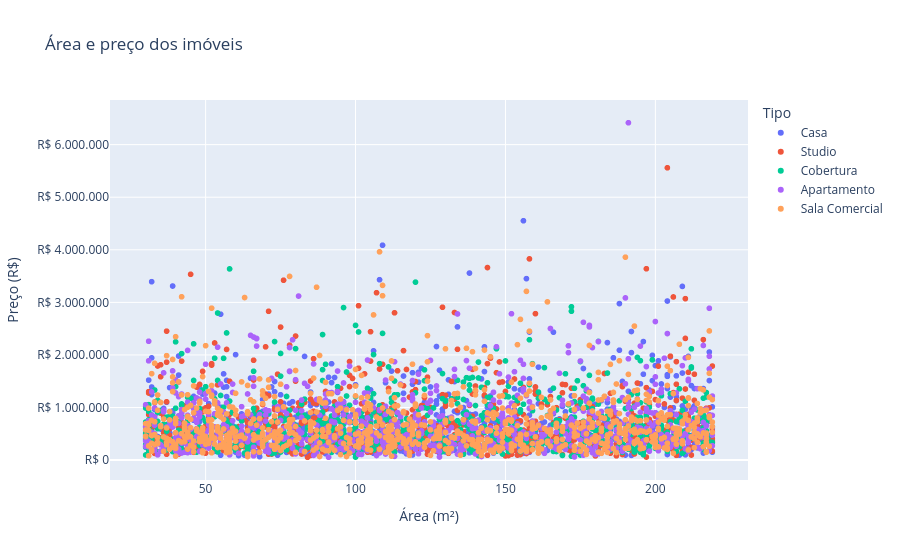

Write notebook code for a chart like this one.
### Markdown cell above
## Perfil dos imóveis
A comparação considera tipos, área, quartos e vagas. As características não são necessariamente coerentes com as tipologias por se tratar de simulação.

### Code cell
display(df.groupby('tipo_imovel')[['preco_imovel', 'preco_m2', 'area_m2', 'quartos', 'vagas_garagem']].median())
for coluna in ['quartos', 'vagas_garagem']:
    display(df.groupby(coluna).agg(registros=('preco_imovel','size'), preco_mediano=('preco_imovel','median'), area_mediana=('area_m2','median')))
fig, ax = plt.subplots(figsize=(11, 5))
sns.boxplot(data=df, x='tipo_imovel', y='preco_imovel', ax=ax, color='#9bc9cf')
ax.set(xlabel='Tipo de imóvel', ylabel='Preço do imóvel (R$)', title='Distribuição de preços por tipo')
ax.yaxis.set_major_formatter(FuncFormatter(moeda_eixo))
plt.tight_layout()
plt.show()
grafico = px.scatter(df, x='area_m2', y='preco_imovel', color='tipo_imovel', hover_data=['cidade'], title='Área e preço dos imóveis', labels={'area_m2': 'Área (m²)', 'preco_imovel': 'Preço (R$)', 'tipo_imovel':'Tipo'})
grafico.update_layout(separators=',.', yaxis_tickprefix='R$ ', yaxis_tickformat=',.0f')
display(grafico)
display(Markdown('Há dispersão de preços dentro de cada tipo. A distribuição não permite atribuir um preço apenas ao número de quartos, vagas ou à área.'))

### Figure 1 — Plotly figure (JSON) as saved in the notebook; plotly's stock layout.template omitted (floating-point values rounded to 4 significant figures; data arrays with more than 128 entries replaced by an {"elided": "..."} marker saying what was removed)
{"data": [{"customdata": {"elided": "896x1 str values"}, "hovertemplate": "Tipo=Casa<br>Área (m²)=%{x}<br>Preço (R$)=%{y}<br>cidade=%{customdata[0]}<extra></extra>", "legendgroup": "Casa", "marker": {"color": "#636efa", "symbol": "circle"}, "mode": "markers", "name": "Casa", "showlegend": true, "type": "scattergl", "x": {"elided": "896 int values"}, "xaxis": "x", "y": {"elided": "896 float values"}, "yaxis": "y"}, {"customdata": {"elided": "890x1 str values"}, "hovertemplate": "Tipo=Studio<br>Área (m²)=%{x}<br>Preço (R$)=%{y}<br>cidade=%{customdata[0]}<extra></extra>", "legendgroup": "Studio", "marker": {"color": "#EF553B", "symbol": "circle"}, "mode": "markers", "name": "Studio", "showlegend": true, "type": "scattergl", "x": {"elided": "890 int values"}, "xaxis": "x", "y": {"elided": "890 float values"}, "yaxis": "y"}, {"customdata": {"elided": "913x1 str values"}, "hovertemplate": "Tipo=Cobertura<br>Área (m²)=%{x}<br>Preço (R$)=%{y}<br>cidade=%{customdata[0]}<extra></extra>", "legendgroup": "Cobertura", "marker": {"color": "#00cc96", "symbol": "circle"}, "mode": "markers", "name": "Cobertura", "showlegend": true, "type": "scattergl", "x": {"elided": "913 int values"}, "xaxis": "x", "y": {"elided": "913 float values"}, "yaxis": "y"}, {"customdata": {"elided": "837x1 str values"}, "hovertemplate": "Tipo=Apartamento<br>Área (m²)=%{x}<br>Preço (R$)=%{y}<br>cidade=%{customdata[0]}<extra></extra>", "legendgroup": "Apartamento", "marker": {"color": "#ab63fa", "symbol": "circle"}, "mode": "markers", "name": "Apartamento", "showlegend": true, "type": "scattergl", "x": {"elided": "837 int values"}, "xaxis": "x", "y": {"elided": "837 float values"}, "yaxis": "y"}, {"customdata": {"elided": "904x1 str values"}, "hovertemplate": "Tipo=Sala Comercial<br>Área (m²)=%{x}<br>Preço (R$)=%{y}<br>cidade=%{customdata[0]}<extra></extra>", "legendgroup": "Sala Comercial", "marker": {"color": "#FFA15A", "symbol": "circle"}, "mode": "markers", "name": "Sala Comercial", "showlegend": true, "type": "scattergl", "x": {"elided": "904 int values"}, "xaxis": "x", "y": {"elided": "904 float values"}, "yaxis": "y"}], "layout": {"legend": {"title": {"text": "Tipo"}, "tracegroupgap": 0}, "separators": ",.", "title": {"text": "Área e preço dos imóveis"}, "xaxis": {"anchor": "y", "domain": [0.0, 1.0], "title": {"text": "Área (m²)"}}, "yaxis": {"anchor": "x", "domain": [0.0, 1.0], "tickformat": ",.0f", "tickprefix": "R$ ", "title": {"text": "Preço (R$)"}}}}
